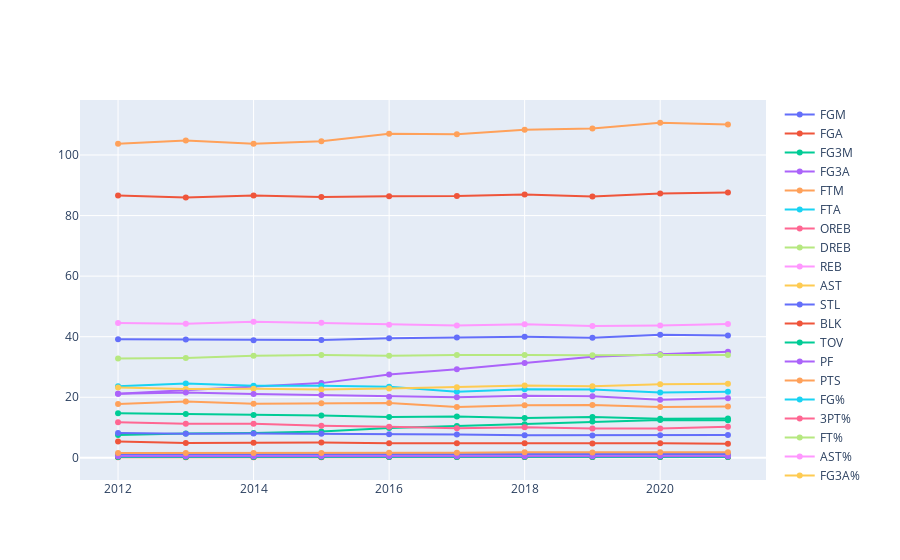

Notebook source saved alongside this figure:
### Code cell
change_per100_df = change_df.copy()


for col in change_per100_df.columns[3:18]:
    change_per100_df[col] = change_per100_df[col]/change_per100_df['POSS_est']*100
    
change_per100_df.drop(columns=['MIN','POSS_est'],inplace=True)
change_per100_df

fig = go.Figure()
for col in change_per100_df.columns[1:]:
    fig.add_trace(go.Scatter(x=change_per100_df['Season_start_year'],
                             y=change_per100_df[col], name=col))
    
fig.show()
